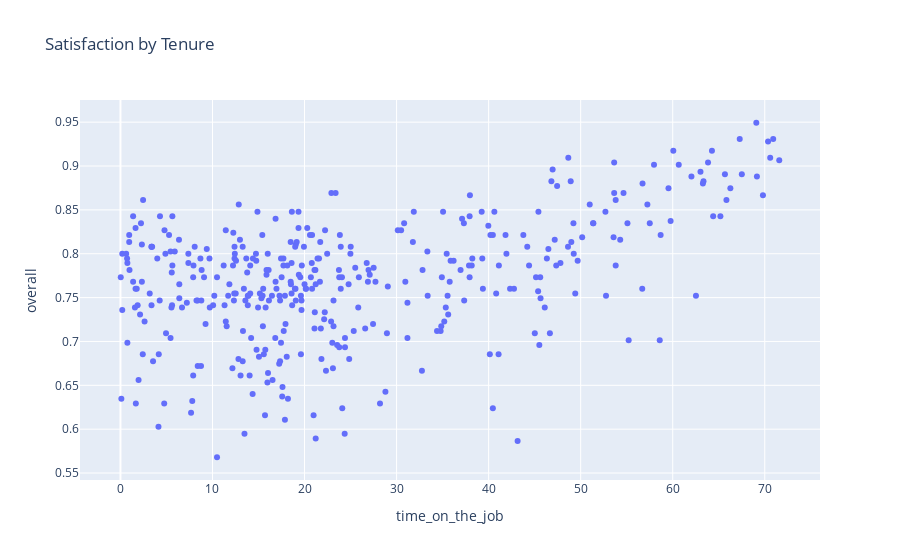

Here is the notebook cell this chart was saved with:
### Code cell
px.scatter(df, x='time_on_the_job', y='overall', title='Satisfaction by Tenure')

### Figure 1 — Plotly figure (JSON) as saved in the notebook; plotly's stock layout.template omitted (floating-point values rounded to 4 significant figures; data arrays with more than 128 entries replaced by an {"elided": "..."} marker saying what was removed)
{"data": [{"hovertemplate": "time_on_the_job=%{x}<br>overall=%{y}<extra></extra>", "legendgroup": "", "marker": {"color": "#636efa", "symbol": "circle"}, "mode": "markers", "name": "", "orientation": "v", "showlegend": false, "type": "scatter", "x": {"elided": "381 float values"}, "xaxis": "x", "y": {"elided": "381 float values"}, "yaxis": "y"}], "layout": {"legend": {"tracegroupgap": 0}, "title": {"text": "Satisfaction by Tenure"}, "xaxis": {"anchor": "y", "domain": [0, 1], "title": {"text": "time_on_the_job"}}, "yaxis": {"anchor": "x", "domain": [0, 1], "title": {"text": "overall"}}}}
